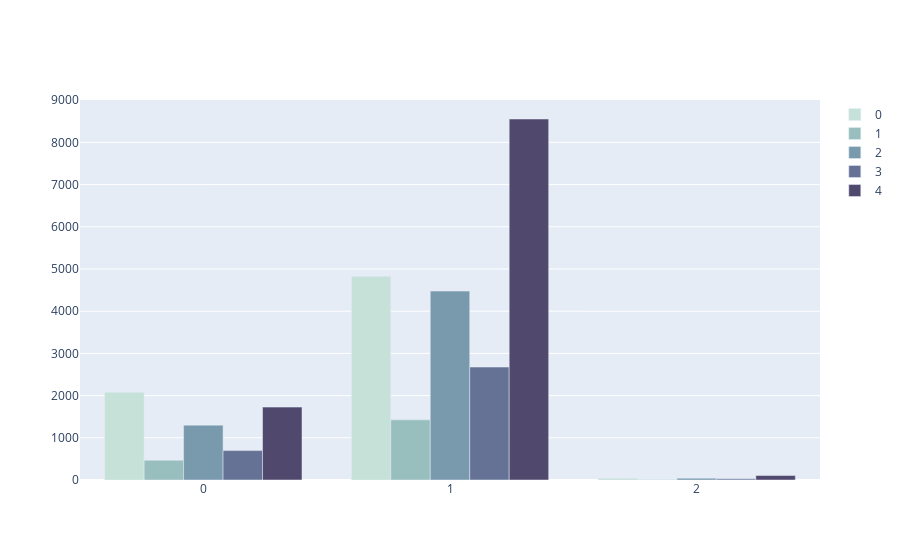

The notebook cell this image was saved under:
### Code cell
tr=list(df.groupby(['gender', 'Anxiety']).size().reset_index(name='counts').sort_values(by=['Anxiety'])['counts'])
gender=df['gender'].unique().sort()
colors = ['#c6e1d7', '#98bebe', '#7999ad','#657295','#50486d']
fig = go.Figure(data=[
    go.Bar(name='0', x=gender, y=tr[:3],marker_color=colors[0]),
    go.Bar(name='1', x=gender, y=tr[3:6],marker_color=colors[1]),
    go.Bar(name='2', x=gender, y=tr[6:9],marker_color=colors[2]),
    go.Bar(name='3', x=gender, y=tr[9:12],marker_color=colors[3]),
    go.Bar(name='4', x=gender, y=tr[12:15],marker_color=colors[4])
])
# Change the bar mode
fig.update_layout(barmode='group')
fig.show()

### Figure 1 — Plotly figure (JSON) as saved in the notebook; plotly's stock layout.template omitted (floating-point values rounded to 4 significant figures)
{"data": [{"marker": {"color": "#c6e1d7"}, "name": "0", "type": "bar", "y": [2081, 4827, 41]}, {"marker": {"color": "#98bebe"}, "name": "1", "type": "bar", "y": [469, 1426, 11]}, {"marker": {"color": "#7999ad"}, "name": "2", "type": "bar", "y": [1300, 4477, 44]}, {"marker": {"color": "#657295"}, "name": "3", "type": "bar", "y": [697, 2677, 27]}, {"marker": {"color": "#50486d"}, "name": "4", "type": "bar", "y": [1727, 8555, 106]}], "layout": {"barmode": "group"}}
